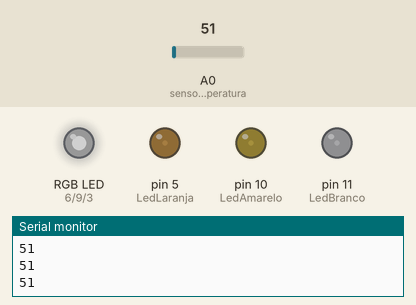
This sketch was run on a simulated Arduino Uno, built with avr-gcc and run on an emulated ATmega328P. Shown: an RGB LED mixed from three pins (HIGH = lit), output pins drawn as LEDs (lit = HIGH), the last lines printed to the serial monitor. Inputs (shaded band) come from the test bench; at power-on: A0 (sensorTemperatura) = 51. Dim RGB values are drawn brighter than linear.

Above: at 1.2 s.
1.3 s: A0 (sensorTemperatura) set to 15
At 2.1 s:
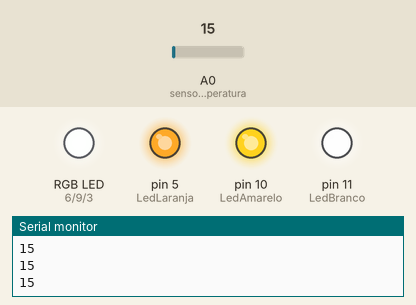
2.8 s: A0 (sensorTemperatura) set to 21
At 3.3 s:
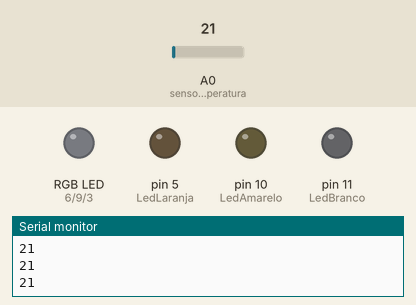
4.3 s: A0 (sensorTemperatura) set to 112
At 5.6 s:
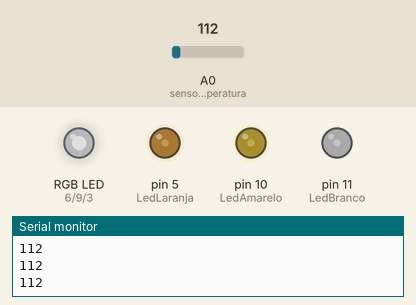
Timing chart, 0 to 7.3 s (numbered marks = the images above; inputs shaded):
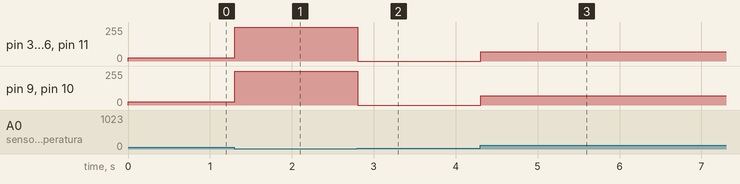

The sketch:

controle_de_led_com_sendor_de_temperatura1.ino
```cpp
//Leidiane Soares de Souza turma B


#define LedVermelho 6
#define LedBranco 11
#define LedAmarelo 10
#define LedVerde 9
#define LedLaranja 5
#define LedAzul 3
#define sensorTemperatura  A0//ler meu sensor e atribuir a entrada analogica
int valor=0;// variavel para iniciar o valor do meu sensor
int valorLed=0;// variavel que vai iniciar em 0 e irá mudando conforme a função de intervalo map


void setup()
{
 pinMode(sensorTemperatura,INPUT);// configura o pino como entrada
 pinMode(LedVermelho, OUTPUT); // configura pino como saída
 pinMode(LedBranco, OUTPUT); // configura pino como saída
 pinMode(LedAmarelo, OUTPUT); // configura pino como saída
 pinMode(LedVerde, OUTPUT); // configura pino como saída
 pinMode(LedLaranja, OUTPUT); // configura pino como saída
 pinMode(LedAzul, OUTPUT); // configura pino como saída
 Serial.begin(9600);// taxa de bits por segundo-960, inicia a porta serial para que eu possa acompanhar no console
}


void loop()
{

  valor = analogRead(sensorTemperatura);// leitura do sensor de temperatura

  //Serial.println(valorLed);// imprimir no console os valores de entrada do sensor de temperatura ir alterando ele vai de 0 a 255 valor led
  valorLed = map((valor-20)*3.04,0,1023,0,255);// transformando a escala do sensor para celsius ele vai de 20 a 358
  Serial.println(valor);

  // ascendendo na sequência
  analogWrite(LedVermelho,valorLed);
  analogWrite(LedBranco, valorLed);
  analogWrite(LedAmarelo,valorLed);
  analogWrite(LedVerde, valorLed);
  analogWrite(LedLaranja,valorLed );
  analogWrite(LedAzul, valorLed);


}
```

Measured:
- the behaviour switches between 18 and 19 on A0 (sensorTemperatura) (found by bisection; images 1 and 2)
- after the input at 1.3 s, pin 3 (LedAzul), pin 5 (LedLaranja), pin 6 (LedVermelho), pin 11 (LedBranco): 23/255 → 253/255 at once; pin 9 (LedVerde), pin 10 (LedAmarelo): 23/255 → 255/255 at once
- after the input at 2.8 s, pin 3 (LedAzul), pin 5 (LedLaranja), pin 6 (LedVermelho), pin 11 (LedBranco): 253/255 → 0/255 at once; pin 9 (LedVerde), pin 10 (LedAmarelo): 255/255 → 0/255 at once
- after the input at 4.3 s, pin 3 (LedAzul), pin 5 (LedLaranja), pin 6 (LedVermelho), pin 9 (LedVerde), pin 10 (LedAmarelo), pin 11 (LedBranco): 0/255 → 69/255 at once
